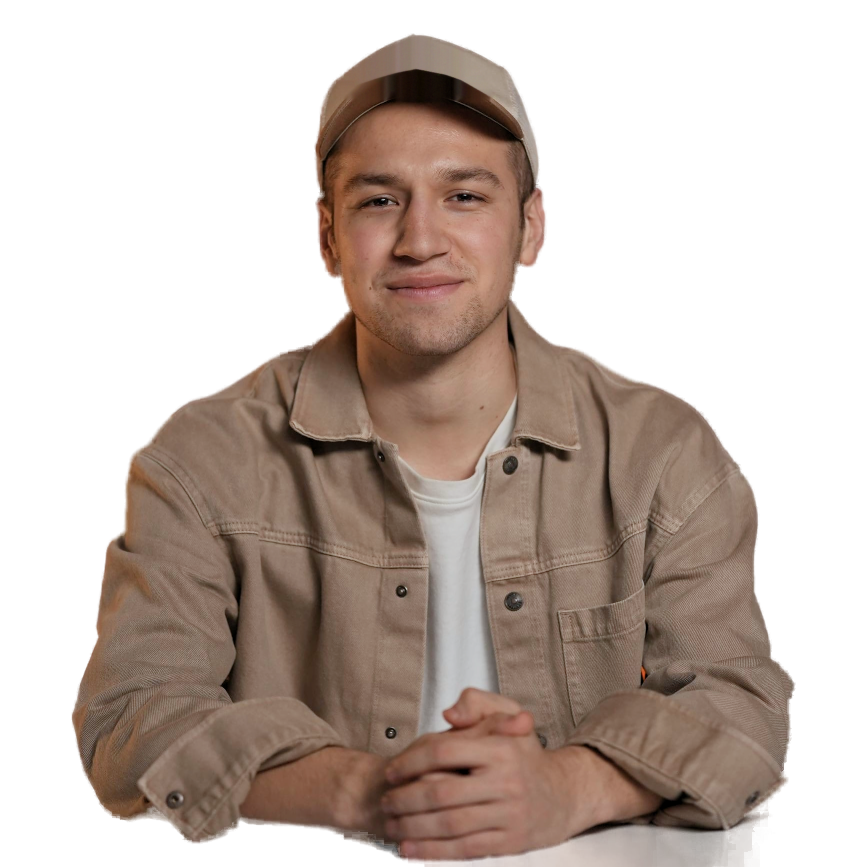
#> input picture seminar-invitation/assets/speaker1-graded.png, 1706 x 1734 px (shown at 1/2 size)
$ python retouch.py assets/speaker1-graded.png assets/speaker2-graded.png
#> lines starting #> are read from the running program, lines starting #| are printed output that depends on the picture; after the words box and inside, x2 and y2 are one past the last pixel; in counts of white or black regions, pixels touching at a corner belong together
"""Kepkadagi begona brend yozuvini olib tashlaydi.

Usul: yozuvning butun konturi (qavariq qobiq) bitta yaxlit maska sifatida
olinadi — harflar orasidagi soyalar qolib ketmasin; NS-inpaint fon
gradientini to'ldiradi; keyin mayin donador shovqin bilan mato bo'rtiqligi
qaytariladi va maska cheti asl rasm bilan yumshoq birlashtiriladi.

Foydalanish: python3 retouch.py <kirish.png> <chiqish.png>
Koordinatalar asl (1706 px) rasm uchun; kirish kattaroq bo'lsa masshtablanadi.
"""
import sys
import numpy as np, cv2
from PIL import Image

src, dst = sys.argv[1], sys.argv[2]
REF_W = 1706
BOX = (690, 74, 1010, 195)     # yozuv atrofidagi to'rtburchak, asl piksellarda
DARK = 112

im = Image.open(src).convert("RGBA")
#> im is the input picture: PIL image 1706x1734 RGBA; mean R, G, B, A 135.5, 106.1, 90, 126.7
k = im.width / REF_W
#> k = 1
rgba = np.array(im); rgb, a = rgba[..., :3], rgba[..., 3]
#> after `rgb, a = (rgba[..., :3], rgba[..., 3])`:
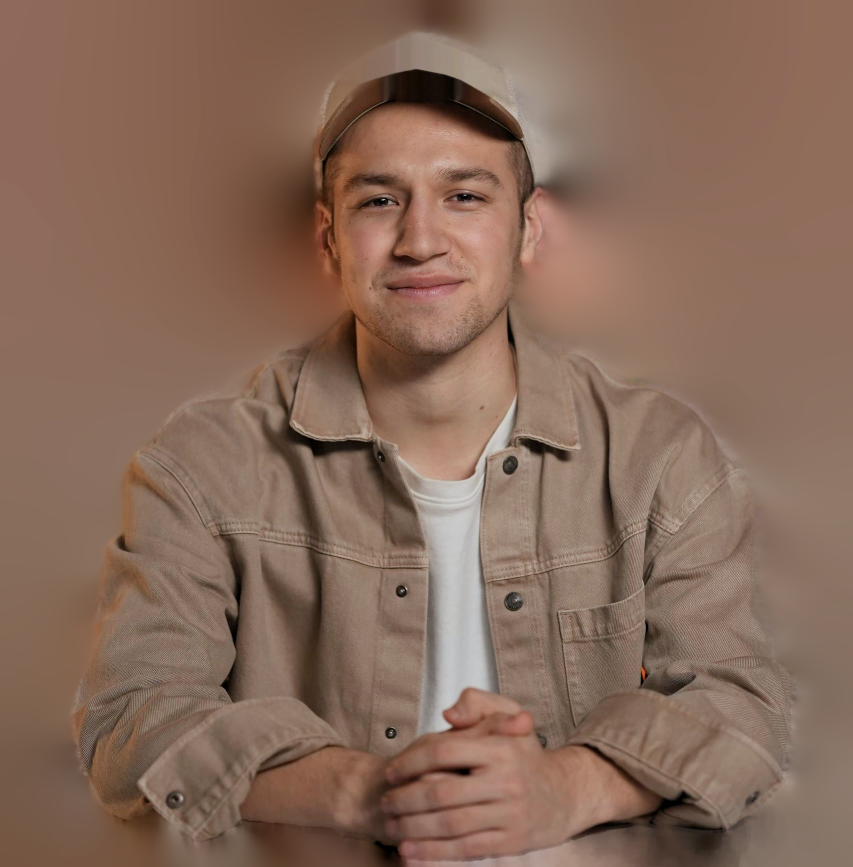
#> rgb: shape (1734, 1706, 3) (shown at 1/2 size); mean R, G, B 135.5, 106.1, 90
#> after `rgb, a = (rgba[..., :3], rgba[..., 3])`:
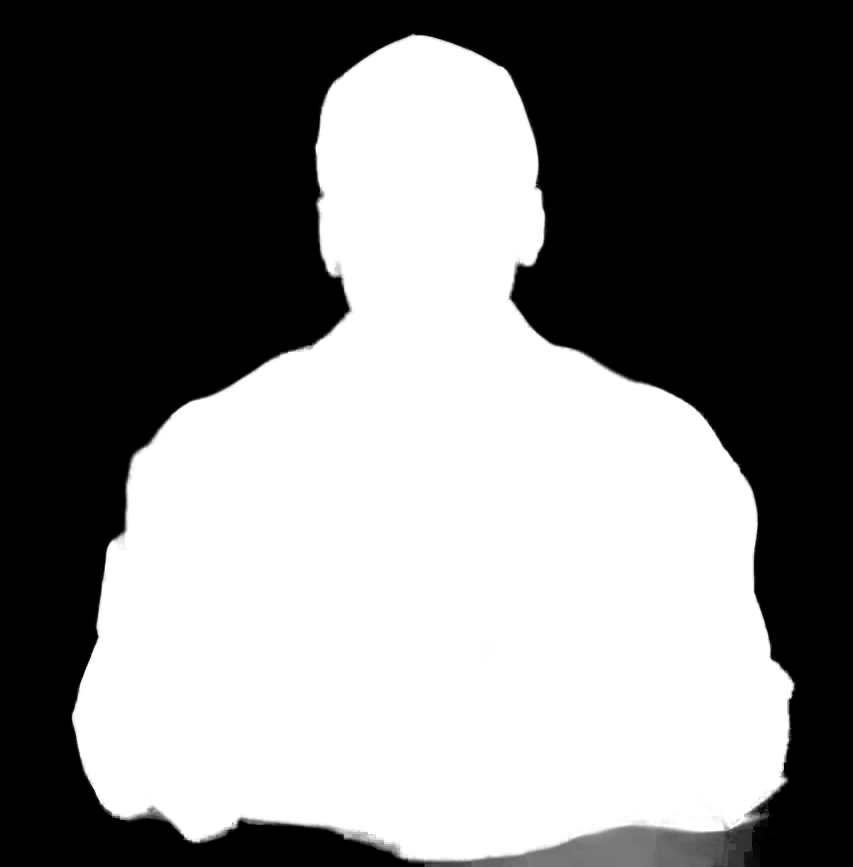
#> a: shape (1734, 1706) (shown at 1/2 size); min 0, max 255, mean 126.7
bgr = cv2.cvtColor(rgb, cv2.COLOR_RGB2BGR)

x0, y0, x1, y1 = (round(v * k) for v in BOX)
#> x0 = 690; y0 = 74; x1 = 1010; y1 = 195
lum = cv2.cvtColor(rgb, cv2.COLOR_RGB2GRAY)
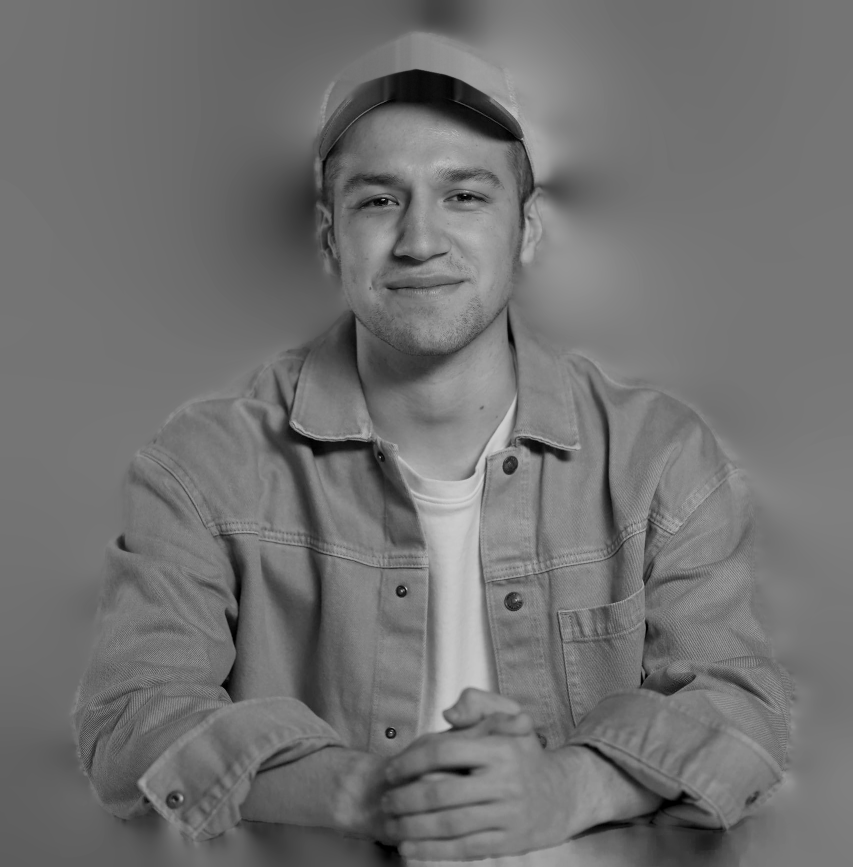
#> lum: shape (1734, 1706) (shown at 1/2 size); min 0, max 255, mean 113.1
pts = np.column_stack(np.where((lum[y0:y1, x0:x1] < DARK) & (a[y0:y1, x0:x1] > 200)))[:, ::-1] + (x0, y0)
#> pts = 10958 pairs, first value 690 to 980, second value 137 to 194
hull = cv2.convexHull(pts.astype(np.int32))
#> hull = contour of 15 points, box (x1, y1, x2, y2) (690, 137, 981, 195), area 12604
mask = np.zeros(lum.shape, np.uint8)
cv2.fillConvexPoly(mask, hull, 255)
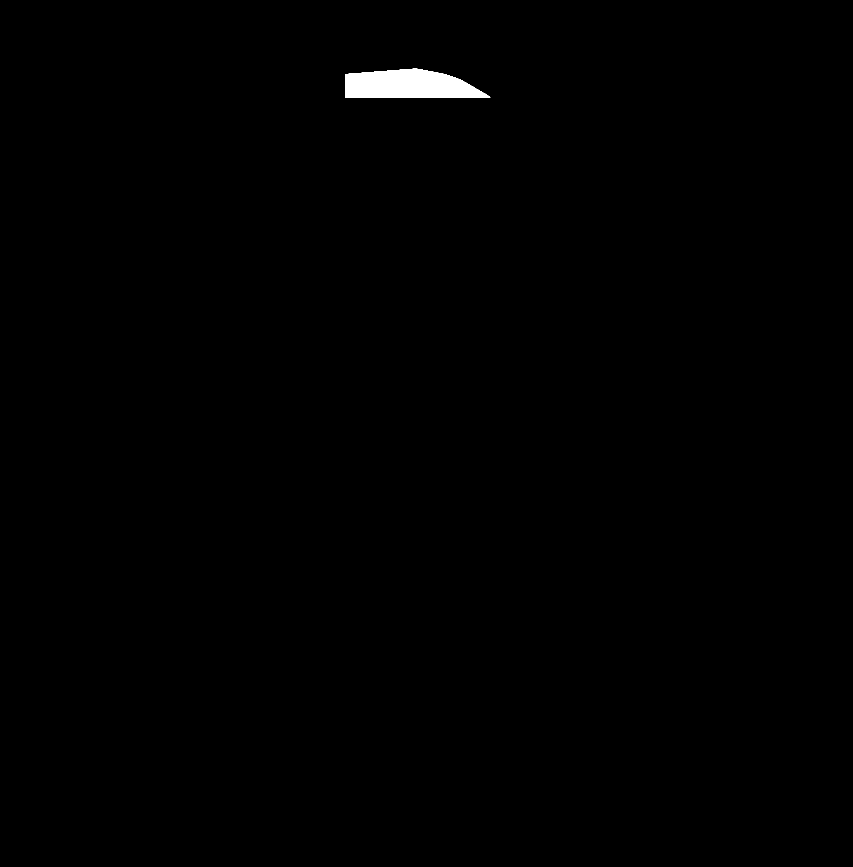
#> mask: shape (1734, 1706) (shown at 1/2 size); 0.44% white; 1 white region, box (x1, y1, x2, y2) and area: (690, 137, 981, 195) 12923
mask = cv2.dilate(mask, cv2.getStructuringElement(cv2.MORPH_ELLIPSE, (2 * round(7 * k) + 1,) * 2))
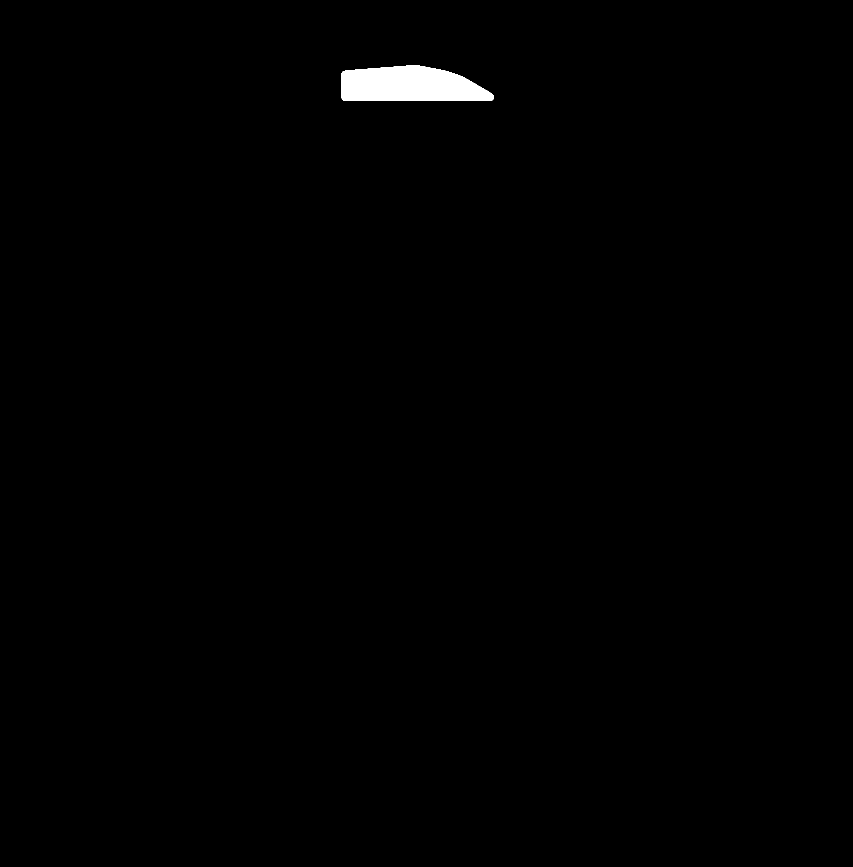
#> mask: shape (1734, 1706) (shown at 1/2 size); 0.59% white; 1 white region, box (x1, y1, x2, y2) and area: (683, 130, 988, 202) 17567
mask[a < 200] = 0                                     # kepka chetidan tashqariga chiqmasin
#> mask: shape (1734, 1706); 0.59% white; 1 white region, box (x1, y1, x2, y2) and area: (683, 130, 988, 202) 17474
print("mask px:", int((mask > 0).sum()))
#| mask px: 17474

# 1) silliq to'ldirish
base = cv2.inpaint(bgr, mask, round(9 * k), cv2.INPAINT_NS)

# 2) to'qima: mayin donador shovqin (mato bo'rtiqligi) + maska chetini yumshoq birlashtirish
rng = np.random.default_rng(11)
grain = rng.normal(0, 2.6, base.shape).astype(np.float32)
grain = cv2.GaussianBlur(grain, (0, 0), 0.8 * k)
soft = cv2.GaussianBlur(mask.astype(np.float32) / 255.0, (0, 0), 4 * k)[..., None]
filled = np.clip(base.astype(np.float32) + grain, 0, 255)
out = (bgr.astype(np.float32) * (1 - soft) + filled * soft).astype(np.uint8)

rgba[..., :3] = cv2.cvtColor(out, cv2.COLOR_BGR2RGB)
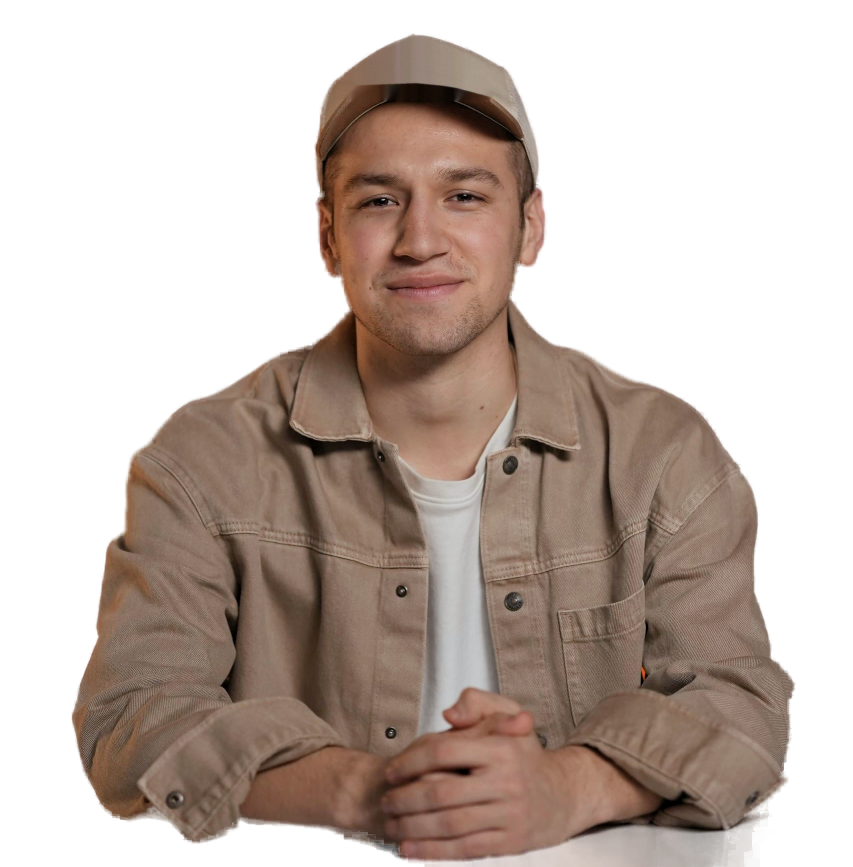
#> rgba: shape (1734, 1706, 4) (shown at 1/2 size); 0.93% of pixels changed, all inside (x1, y1, x2, y2) = (667, 114, 1004, 218); transparent parts drawn white
Image.fromarray(rgba).save(dst)

chk = Image.fromarray(rgba).crop((x0 - 80, y0 - 30, x1 + 80, y1 + 90))
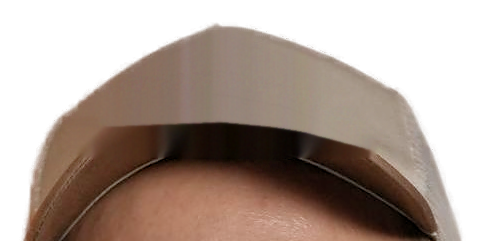
#> chk: PIL image 480x241 RGBA; mean R, G, B, A 128.7, 102.6, 86.9, 155.3; transparent parts drawn white
bg = Image.new("RGB", chk.size, (255, 255, 255)); bg.paste(chk, (0, 0), chk)
#> after `bg = Image.new('RGB', chk.size, (255, 255, 255))`: bg: PIL image 480x241 RGB; every value is 255
bg.resize((bg.width * 2, bg.height * 2), Image.LANCZOS).save(
    "/tmp/claude-0/-home-user-WrapStudioNorway/1c2c31bd-4db5-55a3-9055-387f67183f1f/scratchpad/cap-after.png")
print(dst)

$ run again, on seminar-invitation/assets/speaker2.png
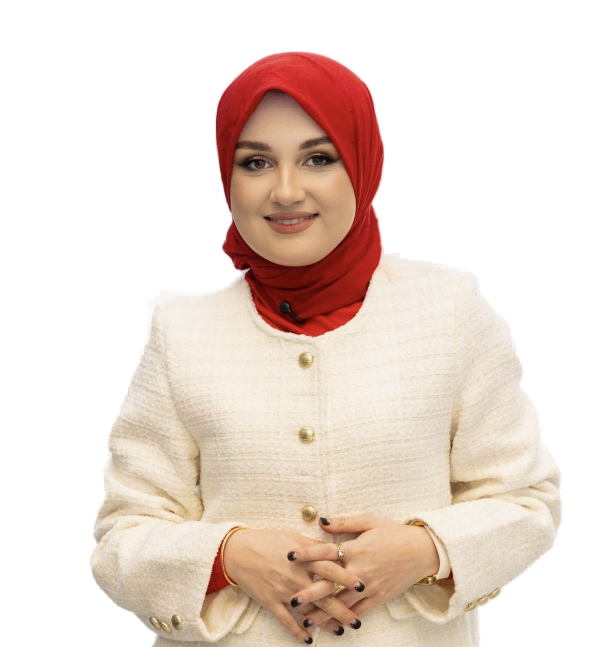
#> input picture seminar-invitation/assets/speaker2.png, 1178 x 1294 px (shown at 1/2 size)
#> im is the input picture: PIL image 1178x1294 RGBA; mean R, G, B, A 204.8, 151.7, 137, 121.2
#> pts = 1277 pairs, first value 500 to 688, second value 106 to 134
#> hull = contour of 16 points, box (x1, y1, x2, y2) (500, 106, 689, 135), area 3574
#> `cv2.fillConvexPoly(mask, hull, 255)`:
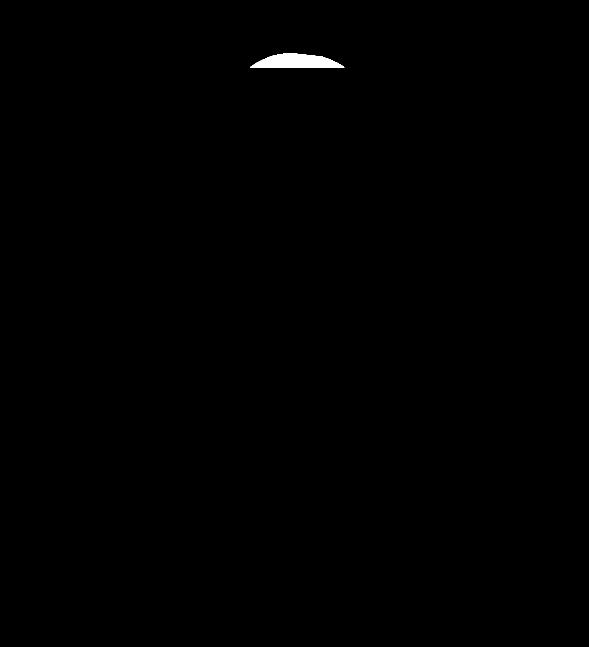
#> mask: shape (1294, 1178) (shown at 1/2 size); 0.25% white; 1 white region, box (x1, y1, x2, y2) and area: (500, 106, 689, 135) 3763
#| mask px: 4782
#> rgba: shape (1294, 1178, 4); 0.61% of pixels changed, all inside (x1, y1, x2, y2) = (485, 95, 704, 151)
#> `chk = Image.fromarray(rgba).crop((x0 - 80, y0 - 30, x1 + 80, y1 + 90))`:
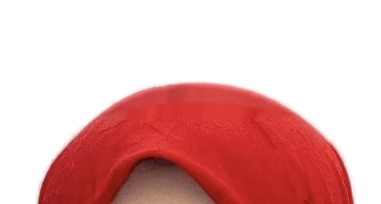
#> chk: PIL image 381x204 RGBA; mean R, G, B, A 188.6, 51, 48.6, 94.9; transparent parts drawn white
#> bg: PIL image 381x204 RGB; every value is 255
